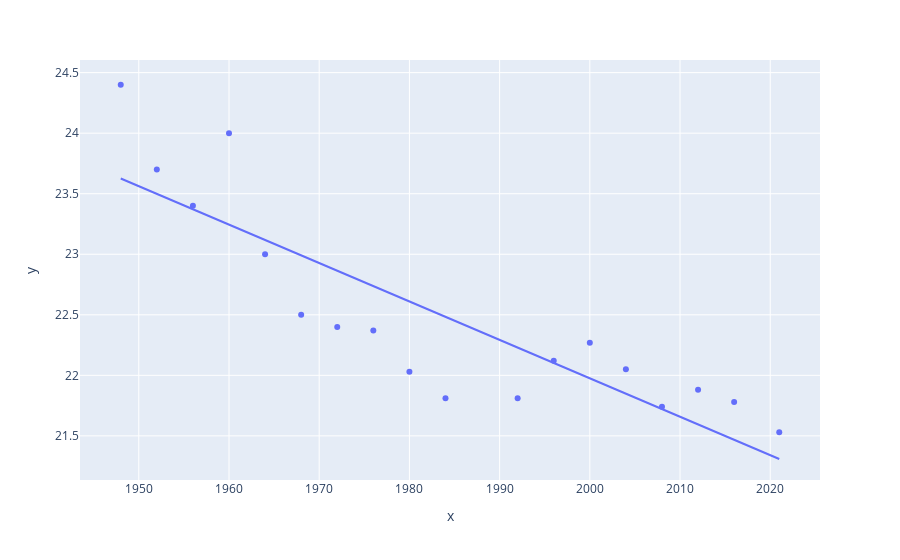

Notebook cell for this chart:
### Markdown cell above
El calculo de los mínimos cuadrados OLS (Ordinary Least Squares)

### Code cell
px.scatter(x=df['Year'], y=df['Result'], trendline="ols")

### Figure 1 — Plotly figure (JSON) as saved in the notebook; plotly's stock layout.template omitted (floating-point values rounded to 4 significant figures)
{"data": [{"hovertemplate": "x=%{x}<br>y=%{y}<extra></extra>", "legendgroup": "", "marker": {"color": "#636efa", "symbol": "circle"}, "mode": "markers", "name": "", "orientation": "v", "showlegend": false, "type": "scatter", "x": [1948, 1952, 1956, 1960, 1964, 1968, 1972, 1976, 1980, 1984, 1992, 1996, 2000, 2004, 2008, 2012, 2016, 2021], "xaxis": "x", "y": [24.4, 23.7, 23.4, 24, 23, 22.5, 22.4, 22.37, 22.03, 21.81, 21.81, 22.12, 22.27, 22.05, 21.74, 21.88, 21.78, 21.53], "yaxis": "y"}, {"hovertemplate": "<b>OLS trendline</b><br>y = -0.0317338 * x + 85.4429<br>R<sup>2</sup>=0.746530<br><br>x=%{x}<br>y=%{y} <b>(trend)</b><extra></extra>", "legendgroup": "", "marker": {"color": "#636efa", "symbol": "circle"}, "mode": "lines", "name": "", "showlegend": false, "type": "scatter", "x": [1948, 1952, 1956, 1960, 1964, 1968, 1972, 1976, 1980, 1984, 1992, 1996, 2000, 2004, 2008, 2012, 2016, 2021], "xaxis": "x", "y": [23.63, 23.5, 23.37, 23.24, 23.12, 22.99, 22.86, 22.74, 22.61, 22.48, 22.23, 22.1, 21.98, 21.85, 21.72, 21.59, 21.47, 21.31], "yaxis": "y"}], "layout": {"legend": {"tracegroupgap": 0}, "margin": {"t": 60}, "xaxis": {"anchor": "y", "domain": [0, 1], "title": {"text": "x"}}, "yaxis": {"anchor": "x", "domain": [0, 1], "title": {"text": "y"}}}}
